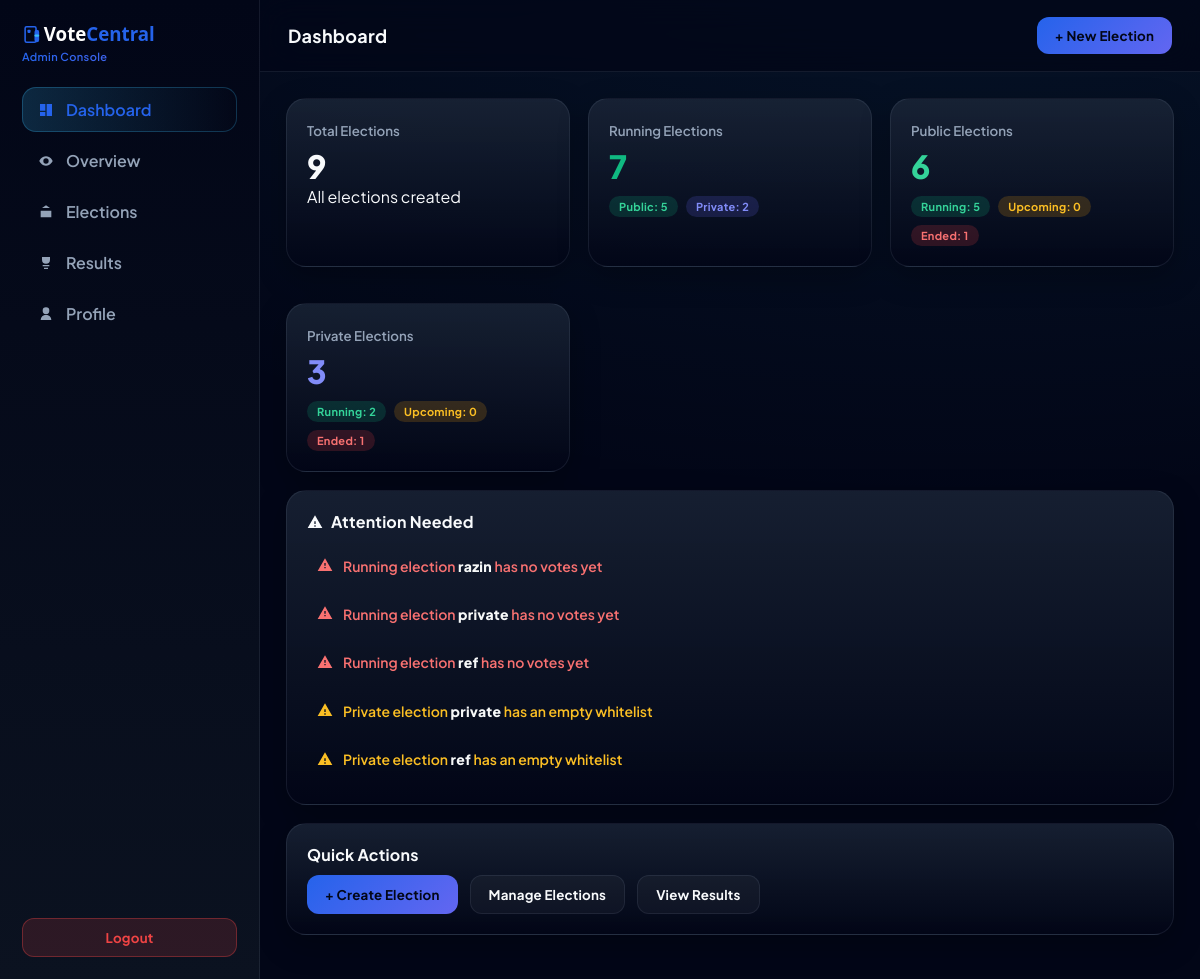
The app's page /admin/dashboard (signed in) with its own data.
### app.py (models this page shows)
class Election(db.Model):
    id = db.Column(db.Integer, primary_key=True)
    admin_id = db.Column(db.Integer, db.ForeignKey("admin.id"))
    name = db.Column(db.String(120))
    election_type = db.Column(db.String(20))  # public / private
    public_code = db.Column(db.String(20), nullable=True)
    start_time = db.Column(db.String(40), nullable=True)
    end_time = db.Column(db.String(40), nullable=True)
    result_visible = db.Column(db.Boolean, default=True)
    candidates = db.relationship("Candidate", backref="election", cascade="all,delete")
    votes = db.relationship("Vote", backref="election", cascade="all,delete")
    whitelist = db.relationship("VoterWhitelist", backref="election", cascade="all,delete")

### app.py (the view)
@app.route("/admin/dashboard")
def admin_dashboard():
    if not require_admin_login():
        return redirect("/")
    if "voter_logged" in session:
        flash("Voters cannot access admin panel")
        return redirect("/voter/dashboard")
    admin = db.session.get(Admin, session.get("admin_id"))
    elections = Election.query.filter_by(admin_id=admin.id).all()
    from datetime import datetime
    for e in elections:
        total_votes = Vote.query.filter_by(election_id=e.id).count()
        e.total_votes = total_votes
        e.is_upcoming = False
        e.is_running  = False
        e.is_ended    = False
        if e.start_time and e.end_time:
            start = datetime.fromisoformat(e.start_time)
            end   = datetime.fromisoformat(e.end_time)
            now   = datetime.now()
            if now < start:
                e.is_upcoming = True
            elif start <= now <= end:
                e.is_running = True
            else:
                e.is_ended = True
        results = []
        for c in e.candidates:
            vote_count = Vote.query.filter_by(candidate_id=c.id).count()
            if e.election_type == "private" and not election_has_ended(e):
                display_count = "—"
            else:
                display_count = vote_count
            results.append({
                "id": c.id,
                "candidate": c.name,
                "party": c.party,
                "description": c.description,
                "photo": f"/static/uploads/{c.photo}" if c.photo else None,
                "count": display_count,
                "raw_count": vote_count
            })
        visible_counts = [
            r["raw_count"]
            for r in results
            if isinstance(r["count"], int)
        ]
        if visible_counts:
            max_votes = max(visible_counts)
            for r in results:
                r["is_winner"] = (r["raw_count"] == max_votes and max_votes > 0)
        else:
            for r in results:
                r["is_winner"] = False
        e.results = results
    return render_template(
        "admin_dashboard.html",
        admin=admin,          # ← REQUIRED
        elections=elections,
        datetime=datetime
    )

### app.py (called while the page is built)
def election_has_ended(election):
    if not election.end_time:
        return False
    return datetime.now() >= datetime.fromisoformat(election.end_time)

def require_admin_login():
    if "admin_id" not in session or not session["admin_id"]:
        flash("Admin login required")
        return False
    return True

### templates/admin_dashboard.html (shortened to what this page needs)
<!DOCTYPE html>
<html lang="en">
<head>
</head>
<body>
<aside class="sidebar">
<div class="sidebar-brand">
  <img
    src="/static/uploads/votecentral-logo.svg"
    alt="VoteCentral"
    style="height:28px; display:block;"
  >
  <small style="display:block;font-size:11px;color:var(--muted);font-weight:600">
    Admin Console
  </small>
</div>
  <ul class="nav-menu">
    <li class="nav-item active" onclick="switchView('dashboard')">
  <svg class="icon" viewBox="0 0 24 24">
    <path d="M3 13h8V3H3v10zm10 8h8V3h-8v18zM3 21h8v-6H3v6z"/>
  </svg>
  Dashboard
</li>
    <li class="nav-item" onclick="switchView('overview')">
  <svg class="icon" viewBox="0 0 24 24">
    <path d="M12 5c-7 0-10 7-10 7s3 7 10 7 10-7 10-7-3-7-10-7zm0 11a4 4 0 1 1 0-8 4 4 0 0 1 0 8z"/>
  </svg>
  Overview
</li>
    <li class="nav-item" onclick="switchView('elections')">
  <svg class="icon" viewBox="0 0 24 24">
    <path d="M4 10h16v10H4V10zm8-8l6 4H6l6-4z"/>
  </svg>
  Elections
</li>
    <li class="nav-item" onclick="switchView('results')">
  <svg class="icon" viewBox="0 0 24 24">
    <path d="M6 3h12v4a6 6 0 0 1-12 0V3zm3 18h6v-2H9v2zm-2-4h10v-2H7v2z"/>
  </svg>
  Results
</li>
    <li class="nav-item" onclick="switchView('profile')">
  <svg class="icon" viewBox="0 0 24 24">
    <path d="M12 12a5 5 0 1 0-5-5 5 5 0 0 0 5 5zm-8 9a8 8 0 0 1 16 0z"/>
  </svg>
  Profile
</li>
  </ul>
  <div class="sidebar-footer">
<button class="btn btn-danger" style="width:100%" onclick="openLogoutConfirm()">
  Logout
</button>
  </div>
</aside>
<main class="main-wrapper">
<header class="top-header">
  <div class="header-title-group">
  <h2 id="view-title">Dashboard</h2>
</div>
  <div id="header-actions" style="display:flex;gap:10px">
  </div>
</header>
<section id="dashboard" class="view-container">
  <div class="stat-grid">
    <div class="card">
      <small>Total Elections</small>
      <h1>{{ elections|length }}</h1>
      <div class="note">All elections created</div>
    </div>
    <div class="card">
      <small>Running Elections</small>
      <h1 style="color:var(--green)">
        {{ elections|selectattr("is_running")|list|length }}
      </h1>
      <div class="stat-breakdown">
        <span class="chip chip-public">
          Public:
          {{
            elections
            | selectattr("is_running")
            | selectattr("election_type","equalto","public")
            | list | length
          }}
        </span>
        <span class="chip chip-private">
          Private:
          {{
            elections
            | selectattr("is_running")
            | selectattr("election_type","equalto","private")
            | list | length
          }}
        </span>
      </div>
    </div>
    <div class="card">
      <small>Public Elections</small>
      <h1 style="color:#34d399">
        {{ elections|selectattr("election_type","equalto","public")|list|length }}
      </h1>
      <div class="stat-breakdown">
        <span class="chip chip-running">
          Running:
          {{
            elections
            | selectattr("election_type","equalto","public")
            | selectattr("is_running")
            | list | length
          }}
        </span>
        <span class="chip chip-upcoming">
          Upcoming:
          {{ elections
            | selectattr("election_type","equalto","public")
            | selectattr("is_upcoming")
            | list | length }}
        </span>
        <span class="chip chip-ended">
          Ended:
          {{
            elections
            | selectattr("election_type","equalto","public")
            | selectattr("is_ended")
            | list | length
          }}
        </span>
      </div>
    </div>
    <div class="card">
      <small>Private Elections</small>
      <h1 style="color:#818cf8">
        {{ elections|selectattr("election_type","equalto","private")|list|length }}
      </h1>
      <div class="stat-breakdown">
        <span class="chip chip-running">
          Running:
          {{
            elections
            | selectattr("election_type","equalto","private")
            | selectattr("is_running")
            | list | length
          }}
        </span>
        <span class="chip chip-upcoming">
          Upcoming:
          {{
            elections
            | selectattr("election_type","equalto","private")
            | selectattr("is_upcoming")
            | list | length
          }}
        </span>
        <span class="chip chip-ended">
          Ended:
          {{
            elections
            | selectattr("election_type","equalto","private")
            | selectattr("is_ended")
            | list | length
          }}
        </span>
      </div>
    </div>
  </div>
{% set alerts = [] %}
{% if alerts|length > 0 %}
<div class="card">
  <h3 style="display:flex;align-items:center;gap:8px">
  <svg class="icon" viewBox="0 0 24 24">
    <use href="#icon-alert-warning"></use>
  </svg>
  Attention Needed
</h3>
  <ul style="margin-top:10px;line-height:1.8;list-style:none;padding-left:0">
    {% for a in alerts %}
      <li
        class="alert-item alert-{{ a.level }}"
        onclick="handleDashboardAlert(
          '{{ a.action }}',
          '{{ a.id }}',
          '{{ a.name|default('') }}',
          '{{ a.start|default('') }}',
          '{{ a.end|default('') }}'
        )"
      >
        <span class="alert-icon">
  <svg class="icon" viewBox="0 0 24 24">
    <use href="#icon-alert-{{ a.icon }}"></use>
  </svg>
</span>
        <span class="alert-text">{{ a.text | safe }}</span>
      </li>
    {% endfor %}
  </ul>
</div>
{% endif %}
  <div class="card">
    <h3>Quick Actions</h3>
    <div style="display:flex;flex-wrap:wrap;gap:12px;margin-top:10px">
      <button class="btn btn-primary" onclick="openModal('createElectionModal')">
        + Create Election
      </button>
      <button class="btn btn-outline" onclick="switchView('elections')">
        Manage Elections
      </button>
      <button class="btn btn-outline" onclick="switchView('results')">
        View Results
      </button>
    </div>
  </div>
</section>
</main>
</body>
</html>

### records on screen
Election: text "Running election razin has no votes yet"
Election: text "Running election private has no votes yet", text "Private election private has an empty whitelist"
Election: text "Running election ref has no votes yet", text "Private election ref has an empty whitelist"

### other values on screen
{{ elections|length }} "9"
{{ elections|selectattr("is_running")|list|length }} "7"
{{ elections|selectattr("election_type","equalto","public")|list|length }} "6"
{{ elections|selectattr("election_type","equalto","private")|list|length }} "3"
